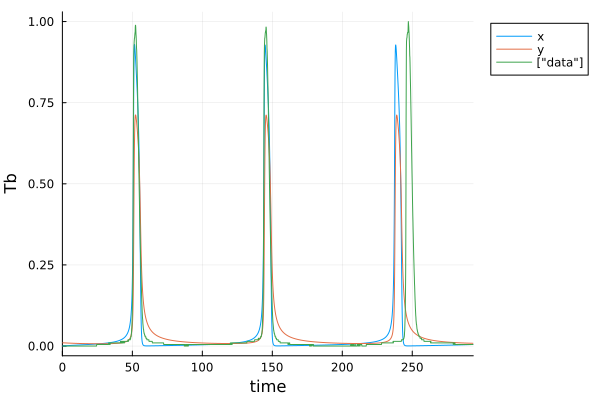

Source code (Julia):
#arctic ground squirrel re-optimization 

#load in modules 
using Random, LinearAlgebra, DataFrames, CSV, LatinHypercubeSampling
using Base.Threads: @threads
using OrdinaryDiffEq, Optimization, SciMLSensitivity, ForwardDiff, Plots
using ModelingToolkit
using ModelingToolkit: t_nounits as t, D_nounits as D

Random.seed!(2024)

#define tt & SaveTimes 
tt = 0.0:0.1:293.6
SaveTimes = 0.0:0.1:293.6
tspan = (tt[1],tt[end])

z=10000 #number of seeds to test reoptimization 
tot_num_param = 10 #total number of parameters

#read in data
data = Matrix(CSV.read("ags_training.csv",DataFrame,header=false))

u0=[data[1],-0.03500839]

@variables x(t) y(t)

@parameters B104 B106 B108 B109 B204 B205 l B110 B206 B208

eqs = [D(x) ~ B104*x*x+B106*x*x*x+B108*x*y+B109*x*x*y+l+B110*x*y*y #note Andrew: k2 is the real parameter on the x,y term. I further simplified. 

D(y) ~ B204*x*x+B205*y*y+B206*x*x*x+B208*x*y]

@mtkbuild ags_sys = ODESystem(eqs,t)

p_opt = [9.785506000000000, -9.999987000000001, -9.407997000000000, 1.987823000000000, -2.915110000000000, 0.0019, -0.03500839,2.745209000000000,-1.048649,0.998481] 

ags_sys  = ODEProblem(ags_sys, [x => u0[1], y => u0[2]], tspan, [B104 => p_opt[1] B106 => p_opt[2] B108=> p_opt[3] B109=> 9.999995000000000 B204 => p_opt[4] B205 => p_opt[5] l=>p_opt[6] B110=>p_opt[8] B206=> p_opt[9] B208 => p_opt[10]])

function model_loss(theta)
	_ags_sys = remake(ags_sys,u0=[x => u0[1], y => theta[7]], p=[B104 => theta[1] B106 => theta[2] B108=> theta[3] B204 => theta[4] B205 => theta[5] l=>theta[6] B110=>theta[8] B206=>theta[9] B208=>theta[10]])
	ags_sol = solve(_ags_sys, saveat=SaveTimes)
	ags_sol_rs = reduce(hcat, ags_sol.u) #reshape
	sol = ags_sol_rs[1,:]
	loss = norm(sol[1:2000]-data[1:2000],2)
	return loss
end 

sv=0.5 #how much to vary each parameter around it's optimization values from DAHSI. 

lb = p_opt -sv*abs.(p_opt)
ub = p_opt +sv*abs.(p_opt)

lb[7] = -0.1
ub[7] = 0.1
lb[6] = 1e-5
ub[6] = 1e-3

#optimization set up 
adtype = Optimization.AutoForwardDiff()
optf = Optimization.OptimizationFunction((x, theta) -> model_loss(x),adtype)

#generate sampling plan: 
plan, _ = LHCoptim(z,tot_num_param,1000,threading=true)
scaled_plan = scaleLHC(plan,[(lb[1],ub[1]),(lb[2],ub[2]),(lb[3],ub[3]),(lb[4],ub[4]),(lb[5],ub[5]),(lb[6],ub[6]),(lb[7],ub[7]),(lb[8],ub[8]),(lb[9],ub[9]),(lb[10],ub[10])]) #could also define function for spreading seeds out differently
store_p = zeros(z,1*tot_num_param+4) #preallocate 
# #perform parameter estimation over z seeds 
@time begin 
	@threads for i in 1:z
		println(i)
		p0 = scaled_plan[i,:]
		store_p[i,:] = try 
			optprob = Optimization.OptimizationProblem(optf, p0, lb=lb, ub=ub)
			etime = @elapsed begin 
			sol = solve(optprob, Optimization.LBFGS(), maxiters = 1000)
			end 
			vcat(i,etime,sol.objective,Int(SciMLBase.successful_retcode(sol)),sol.u)
		catch
			777*ones(1,1*tot_num_param+4)
		end 
	end 
end

println(argmin(store_p[:,3]))

println(store_p[argmin(store_p[:,3]),:])

r = store_p[argmin(store_p[:,3]),4+1:4+tot_num_param]

_ags_sys = remake(ags_sys,u0=[x => u0[1], y => r[7]], p=[B104 => r[1] B106 => r[2] B108=> r[3] B204 => r[4] B205 => r[5] l=>r[6] B110 => r[8] B206 => r[9] B208 => r[10]])
ags_sol = solve(_ags_sys, saveat=SaveTimes)
ags_sol_rs = reduce(hcat, ags_sol.u) #reshape
CSV.write("9BCD_fit.csv",DataFrame(ags_sol_rs,:auto),header=false) 

p1=plot(ags_sol,label=["x" "y"],legend=:outertopright)
plot!(SaveTimes,data[1:2937,1],label=["data"],legend=:outertopright)
xlabel!("time")
ylabel!("Tb")
display(p1) 
CSV.write("9BCD_info.csv",DataFrame(store_p,:auto),header=false) 

hessian = ForwardDiff.hessian(z -> model_loss(z), r)
CSV.write("9BCD_hessian.csv",DataFrame(hessian,:auto),header=false)
savefig(p1,"9BCD")

#long time series for dtw stuff:
tt = 0.0:0.1:293.6*2+0.1
SaveTimes = 0.0:0.1:293.6*2+0.1
#tspan = (tt[1],tt[end])
__ags_sys = remake(_ags_sys,tspan=(tt[1],tt[end]))
ags_sol = solve(__ags_sys, saveat=SaveTimes)
ags_sol_rs = reduce(hcat, ags_sol.u) #reshape
CSV.write("9BCD_val_fts.csv",DataFrame(ags_sol_rs,:auto),header=false) 
